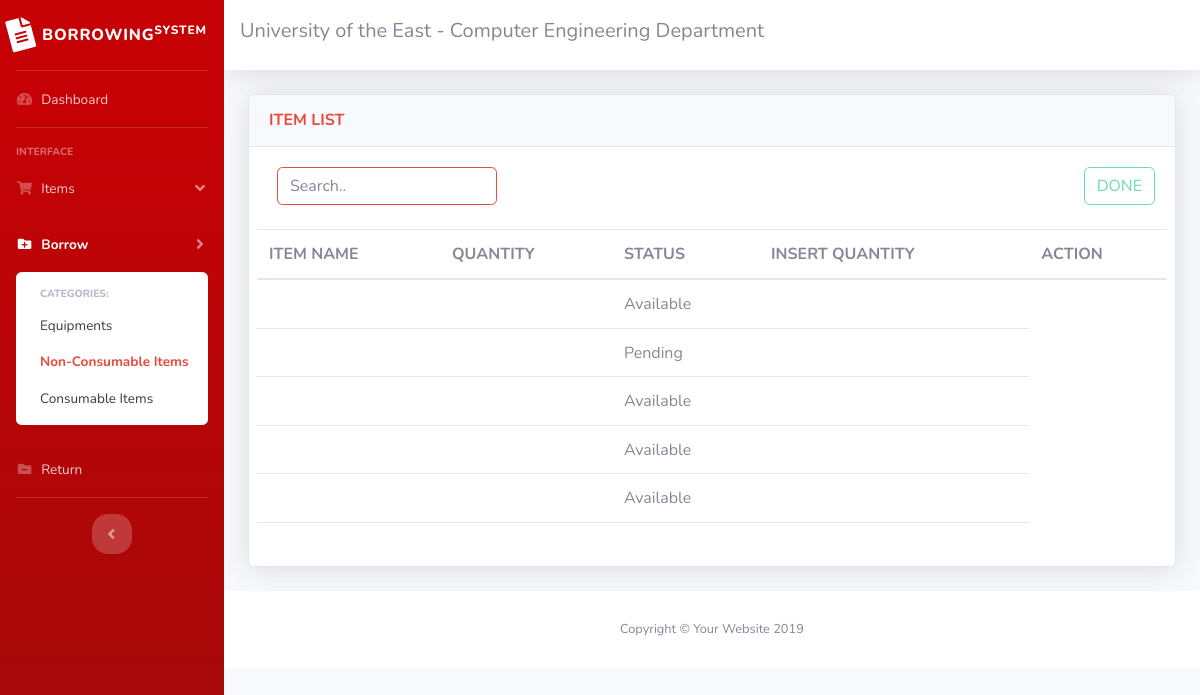
The page /borrow_nonConsum.php on the database its author committed.
### tables this page shows
CREATE TABLE `non_consumable_items` (
  `Category_Name` varchar(100) NOT NULL,
  `Product_Number` char(20) NOT NULL,
  `Item_Model` varchar(50) DEFAULT NULL,
  `Status` varchar(50) DEFAULT NULL,
  `Product_Description` varchar(200) DEFAULT NULL
);

### borrow_nonConsum.php (the view, shortened to what this page needs)
<!DOCTYPE html>
<html>
<head>
    <link href="vendor/fontawesome-free/css/all.min.css" rel="stylesheet" type="text/css">
    <link href="css/sb-admin-2.2.css" rel="stylesheet">
    <link href="vendor/datatables/dataTables.bootstrap4.min.css" rel="stylesheet">
</head>
<body>
    <div id="wrapper">
        <ul class="navbar-nav bg-gradient-dark sidebar sidebar-dark accordion" id="accordionSidebar">
            <a class="sidebar-brand d-flex align-items-center justify-content-center" href="home.php">
                <div class="sidebar-brand-icon rotate-n-15">
                    <i class="fas fa-file-alt"></i>
                </div>
                <div class="sidebar-brand-text mx-2">Borrowing<sup>system</sup></div>
            </a>
            <hr class="sidebar-divider my-0">
            <div class="nav-item">
                <a class="nav-link" href="home.php">
                    <i class="fas fa-fw fa-tachometer-alt"></i>
                    <span>Dashboard</span></a>
            </div>
            <hr class="sidebar-divider">
            <div class="sidebar-heading">
                Interface
            </div>
            <div class="nav-item">
                <a class="nav-link" href="#" data-toggle="collapse" data-target="#collapseTwo" aria-expanded="true" aria-controls="collapseTwo">
                    <i class="fas fa-fw fa-shopping-cart"></i>
                    <span>Items</span>
                </a>
            </div>
            <div class="nav-item active">
                <a class="nav-link collapsed" href="#" data-toggle="collapse" data-target="#collapsePages" aria-expanded="true" aria-controls="collapsePages">
                    <i class="fas fa-fw fa-folder-plus"></i>
                    <span>Borrow</span>
                </a>
                <div id="collapsePages" class="collapse show" aria-labelledby="headingPages" data-parent="#accordionSidebar">
                    <div class="bg-white py-2 collapse-inner rounded">
                        <h6 class="collapse-header">Categories:</h6>
                        <a class="collapse-item" href="borrowNon.php">Equipments</a>
                        <a class="collapse-item text-danger active" href="borrow_nonConsum.php">Non-Consumable Items</a>
                        <a class="collapse-item " href="borrowConsum.php">Consumable Items</a>
                    </div>
                </div>
            </div>
            <div class="nav-item">
                <a class="nav-link" href="return.php">
                    <i class="fas fa-fw fa-folder-minus"></i>
                    <span>Return</span></a>
            </div>
            <hr class="sidebar-divider d-none d-md-block">
            <div class="text-center d-none d-md-inline">
                <button class="rounded-circle border-0" id="sidebarToggle"></button>
            </div>
        </ul>
        <div id="content-wrapper" class="d-flex flex-column">
            <div id="content" class="side">
                <nav class="navbar navbar-expand navbar-light bg-white topbar mb-3 static-top shadow">
                    <h5>University of the East - Computer Engineering Department</h5>
                </nav>
                <div class="container-fluid">
                    <div class="card shadow mb-4">
                        <div class="card-header py-3 d-sm-flex align-items-center justify-content-between">
                            <h6 class="m-0 font-weight-bold text-danger">ITEM LIST</h6>
                        </div>
                        <div class="card-body" style="height:419px;">
                            <div id="dataTable_wrapper" class="dataTables_wrapper dt-bootstrap4">
                                <div class="row">
                                    <div class="input-group">
                                        <div class="col-lg-3">
                                            <div id="dataTable_filter" class="dataTables_filter">
                                                <div class="input-group">
                                                    <input type="search"  class="form-control border-danger" id="searchbar" onkeyup="searchFun()" placeholder="Search..">
                                                </div>
                                            </div>
                                        </div>
                                        <div class="col-lg-9">
                                            <div class="float-right">
                                                <div id="dataTable_filter" class="dataTables_filter">
                                                        <button type="button" class="btn btn-outline-success" name="btn_done" data-toggle="modal" data-target="#Done" onclick="done(event)" id="table_lister" disabled>DONE</button>
                                                </div>
                                            </div>
                                        </div>
                                    </div>
                                    <?php
                                    $mysqli = new mysqli('localhost', 'root', '', 'inventorysystem') or die(mysqli_error($mysqli));
                                    $result = $mysqli->query("SELECT * FROM non_consumable_items") or die(mysqli_error($mysqli));
                                    ?>
                                    <div class="table table-responsive" style="height:335px;">
                                        <table class="table table-hover" id="myTable"><br>
                                            <thead>
                                                <tr role="row">
                                                    <th>ITEM NAME</th>
                                                    <th>QUANTITY</th>
                                                    <th >STATUS</th>
                                                    <th>INSERT QUANTITY</th>
                                                    <th>ACTION</th>
                                            </thead>
                                            <tbody>
                                                <?php
                                                 $i=1;
                                                while ($row = $result->fetch_assoc()) :  ?>
                                                    <tr role="row" class="odd">
                                                        <td class="sorting_1"> <?php echo $row['Item_Name']; ?></td>
                                                        <td id="<?php echo $i; $i++; ?>"><?php echo $row['Quantity']; ?></td>
                                                        <td><?php echo $row['Status']; ?></td>
                                                        <td>
                                                    </tr>
                                                <?php endwhile; ?>
                                            </tbody>
                                        </table>
                                    </div>
                                </div>
                            </div>
                        </div>
                    </div>
                </div>
                <footer class="sticky-footer bg-white">
                    <div class="container my-auto">
                        <div class="copyright text-center my-auto">
                            <span>Copyright © Your Website 2019</span>
                        </div>
                    </div>
                </footer>
            </div>
        </div>
</body>
</html>

### rows shown on the page
non_consumable_items: Status "Available"
non_consumable_items: Status "Pending"
non_consumable_items: Status "Available"
non_consumable_items: Status "Available"
non_consumable_items: Status "Available"
